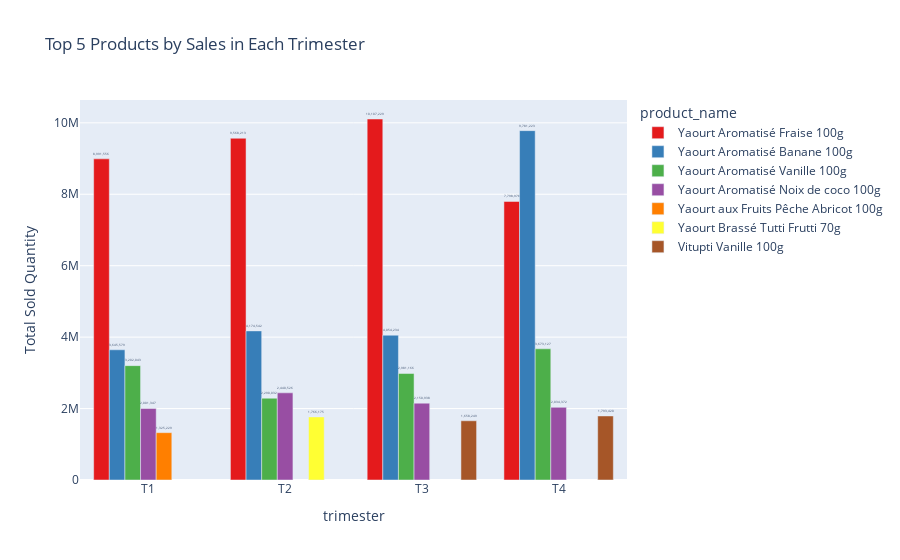

The cell this chart's notebook holds for it:
### Code cell
def get_top5(df, trimester_name):
    top5 = df.groupby("product_name")["sold_quantity"].sum().nlargest(5).reset_index()
    top5["trimester"] = trimester_name  # Add trimester name column
    return top5

# Get top 5 products from each trimester
df_top5_s1 = get_top5(df_trimester1, "T1")
df_top5_s2 = get_top5(df_trimester2, "T2")
df_top5_s3 = get_top5(df_trimester3, "T3")
df_top5_s4 = get_top5(df_trimester4, "T4")

# Combine data
df_top5 = pd.concat([df_top5_s1, df_top5_s2, df_top5_s3, df_top5_s4])

# Create interactive Plotly bar chart
fig = px.bar(
    df_top5, 
    x="trimester", 
    y="sold_quantity", 
    color="product_name",  # Different color for each product
    text=df_top5["sold_quantity"].apply(lambda x: f"{x:,.0f}"),  # Formatting numbers
    labels={"sold_quantity": "Total Sold Quantity"},
    title="Top 5 Products by Sales in Each Trimester",
    barmode="group",  # Bars side-by-side
    color_discrete_sequence=px.colors.qualitative.Set1  # Custom color theme
)

# Format y-axis to display in millions (like `1.2M`)
fig.update_yaxes(
    tickformat=".1s", 
    title_text="Total Sold Quantity"
)

# Display text labels on bars
fig.update_traces(textposition="outside")

# Show the figure
fig.show()

### Figure 1 — Plotly figure (JSON) as saved in the notebook; plotly's stock layout.template omitted (floating-point values rounded to 4 significant figures)
{"data": [{"alignmentgroup": "True", "hovertemplate": "product_name=Yaourt Aromatisé Fraise 100g<br>trimester=%{x}<br>Total Sold Quantity=%{y}<br>text=%{text}<extra></extra>", "legendgroup": "Yaourt Aromatisé Fraise 100g", "marker": {"color": "rgb(228,26,28)", "pattern": {"shape": ""}}, "name": "Yaourt Aromatisé Fraise 100g", "offsetgroup": "Yaourt Aromatisé Fraise 100g", "orientation": "v", "showlegend": true, "text": ["8,991,556", "9,568,213", "10,107,229", "7,798,978"], "textposition": "outside", "type": "bar", "x": ["T1", "T2", "T3", "T4"], "xaxis": "x", "y": [8991556, 9568213, 10107229, 7798978], "yaxis": "y"}, {"alignmentgroup": "True", "hovertemplate": "product_name=Yaourt Aromatisé Banane 100g<br>trimester=%{x}<br>Total Sold Quantity=%{y}<br>text=%{text}<extra></extra>", "legendgroup": "Yaourt Aromatisé Banane 100g", "marker": {"color": "rgb(55,126,184)", "pattern": {"shape": ""}}, "name": "Yaourt Aromatisé Banane 100g", "offsetgroup": "Yaourt Aromatisé Banane 100g", "orientation": "v", "showlegend": true, "text": ["3,645,579", "4,174,542", "4,054,234", "9,781,223"], "textposition": "outside", "type": "bar", "x": ["T1", "T2", "T3", "T4"], "xaxis": "x", "y": [3645579, 4174542, 4054234, 9781223], "yaxis": "y"}, {"alignmentgroup": "True", "hovertemplate": "product_name=Yaourt Aromatisé Vanille 100g<br>trimester=%{x}<br>Total Sold Quantity=%{y}<br>text=%{text}<extra></extra>", "legendgroup": "Yaourt Aromatisé Vanille 100g", "marker": {"color": "rgb(77,175,74)", "pattern": {"shape": ""}}, "name": "Yaourt Aromatisé Vanille 100g", "offsetgroup": "Yaourt Aromatisé Vanille 100g", "orientation": "v", "showlegend": true, "text": ["3,202,043", "2,290,032", "2,981,166", "3,673,127"], "textposition": "outside", "type": "bar", "x": ["T1", "T2", "T3", "T4"], "xaxis": "x", "y": [3202043, 2290032, 2981166, 3673127], "yaxis": "y"}, {"alignmentgroup": "True", "hovertemplate": "product_name=Yaourt Aromatisé Noix de coco 100g<br>trimester=%{x}<br>Total Sold Quantity=%{y}<br>text=%{text}<extra></extra>", "legendgroup": "Yaourt Aromatisé Noix de coco 100g", "marker": {"color": "rgb(152,78,163)", "pattern": {"shape": ""}}, "name": "Yaourt Aromatisé Noix de coco 100g", "offsetgroup": "Yaourt Aromatisé Noix de coco 100g", "orientation": "v", "showlegend": true, "text": ["2,001,347", "2,440,526", "2,150,938", "2,034,372"], "textposition": "outside", "type": "bar", "x": ["T1", "T2", "T3", "T4"], "xaxis": "x", "y": [2001347, 2440526, 2150938, 2034372], "yaxis": "y"}, {"alignmentgroup": "True", "hovertemplate": "product_name=Yaourt aux Fruits Pêche Abricot 100g<br>trimester=%{x}<br>Total Sold Quantity=%{y}<br>text=%{text}<extra></extra>", "legendgroup": "Yaourt aux Fruits Pêche Abricot 100g", "marker": {"color": "rgb(255,127,0)", "pattern": {"shape": ""}}, "name": "Yaourt aux Fruits Pêche Abricot 100g", "offsetgroup": "Yaourt aux Fruits Pêche Abricot 100g", "orientation": "v", "showlegend": true, "text": ["1,325,229"], "textposition": "outside", "type": "bar", "x": ["T1"], "xaxis": "x", "y": [1325229], "yaxis": "y"}, {"alignmentgroup": "True", "hovertemplate": "product_name=Yaourt Brassé Tutti Frutti 70g<br>trimester=%{x}<br>Total Sold Quantity=%{y}<br>text=%{text}<extra></extra>", "legendgroup": "Yaourt Brassé Tutti Frutti 70g", "marker": {"color": "rgb(255,255,51)", "pattern": {"shape": ""}}, "name": "Yaourt Brassé Tutti Frutti 70g", "offsetgroup": "Yaourt Brassé Tutti Frutti 70g", "orientation": "v", "showlegend": true, "text": ["1,766,175"], "textposition": "outside", "type": "bar", "x": ["T2"], "xaxis": "x", "y": [1766175], "yaxis": "y"}, {"alignmentgroup": "True", "hovertemplate": "product_name=Vitupti Vanille 100g<br>trimester=%{x}<br>Total Sold Quantity=%{y}<br>text=%{text}<extra></extra>", "legendgroup": "Vitupti Vanille 100g", "marker": {"color": "rgb(166,86,40)", "pattern": {"shape": ""}}, "name": "Vitupti Vanille 100g", "offsetgroup": "Vitupti Vanille 100g", "orientation": "v", "showlegend": true, "text": ["1,658,249", "1,793,420"], "textposition": "outside", "type": "bar", "x": ["T3", "T4"], "xaxis": "x", "y": [1658249, 1793420], "yaxis": "y"}], "layout": {"barmode": "group", "legend": {"title": {"text": "product_name"}, "tracegroupgap": 0}, "title": {"text": "Top 5 Products by Sales in Each Trimester"}, "xaxis": {"anchor": "y", "domain": [0, 1], "title": {"text": "trimester"}}, "yaxis": {"anchor": "x", "domain": [0, 1], "tickformat": ".1s", "title": {"text": "Total Sold Quantity"}}}}
